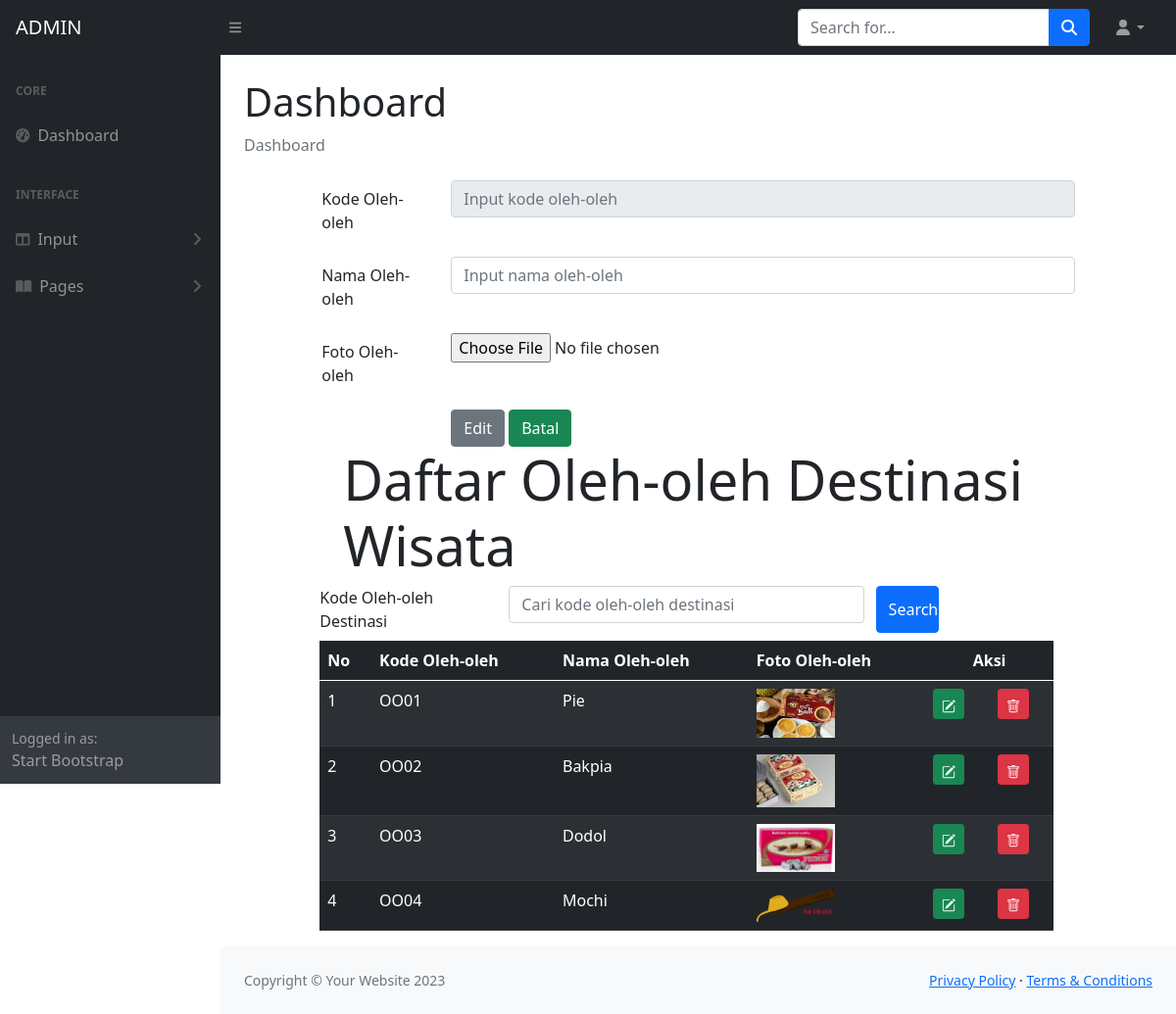
Page /WEBDEV2324-A/ADMIN/olehEDIT.php on the committed database.
### tables this page shows
CREATE TABLE `oleholeh` (
  `olehKODE` char(4) NOT NULL,
  `olehNAMA` char(255) NOT NULL,
  `olehFILE` char(255) NOT NULL
);

### WEBDEV2324-A/ADMIN/olehEDIT.php (the view, shortened to what this page needs)
<!DOCTYPE html>
<html>
<?php include "INCLUDE/head.php"?>
<body class="sb-nav-fixed">
    <?php include "INCLUDE/menunav.php"?>
    <div id="layoutSidenav">
        <?php include "INCLUDE/menu.php"?>
        <div id="layoutSidenav_content">
            <main>
                <div class="container-fluid px-4">
                    <h1 class="mt-4">Dashboard</h1>
                    <ol class="breadcrumb mb-4">
                        <li class="breadcrumb-item active">Dashboard</li>
                    </ol>
<?php
	include "include/config.php";
	$olehkode = $_GET['Edit'];
	$editoleh = mysqli_query($connection, "select * from oleholeh where olehKODE = '$olehkode'");
	$rowedit = mysqli_fetch_array($editoleh);
?>
<head>
	<link rel="stylesheet" type="text/css" href="css/bootstrap.min.css">
	<link rel="stylesheet" type="text/css" href="https://cdnjs.cloudflare.com/ajax/libs/select2/4.0.13/css/select2.min.css">
	<link rel="stylesheet" href="https://cdn.jsdelivr.net/npm/bootstrap-icons@1.10.2/font/bootstrap-icons.css">
</head>
<body>
<div class="row">
	<div class="col-sm-1"></div>
	<div class="col-sm-10">
		<form method="POST" enctype="multipart/form-data">
			<div class="mb-3 row">
    	<label for="kodeoleh" class="col-sm-2 col-form-label">Kode Oleh-oleh</label>
    	<div class="col-sm-10">
      		<input type="text" class="form-control" name="olehkode" id="kodeoleh" placeholder="Input kode oleh-oleh" maxlength="4" value="<?php echo $rowedit["olehKODE"]?>" readonly>
    	</div>
	</div>
	<div class="mb-3 row">
    	<label for="namaoleh" class="col-sm-2 col-form-label">Nama Oleh-oleh</label>
    	<div class="col-sm-10">
      		<input type="text" class="form-control" name="olehnama" id="namaoleh" placeholder="Input nama oleh-oleh" value="<?php echo $rowedit["olehNAMA"]?>">
    	</div>
  </div>
  <div class="mb-3 row">
			<label for="file" class="col-sm-2 col-form-label">Foto Oleh-oleh</label>
			<div class="col-sm-10">
				<input type="file" id="file" name="file">
			</div>
		</div>
	<div class="form-group row">
		<div class="col-sm-2"></div>
		<div class="col-sm-10">
			<input type="submit" class="btn btn-secondary" value="Edit" name="Ubah">
			<input type="reset" class="btn btn-success" value="Batal" name="Batal">
		</div>
	</div>
</form>
</div>
<div class="row">
	<div class="col-sm-1"></div>
	<div class="col-sm-10">
		<div class="jumbotron jumbotron-fluid">
			<div class="container">
				<h1 class="display-4">Daftar Oleh-oleh Destinasi Wisata</h1>
			</div>
		</div>
	<form method="POST">
		<div class="form-group row mb-2">
			<label for="search" class="col-sm-3">Kode Oleh-oleh Destinasi</label>
			<div class="col-sm-6">
				<input type="text" name="search" class="form-control" id="search" value="<?php if (isset($_POST['search'])) {echo $_POST["search"];} ?>" placeholder="Cari kode oleh-oleh destinasi">
			</div>
			<input type="submit" name="kirim" class="col-sm-1 btn btn-primary" value="Search">
		</div>
	</form>
<table class="table table-dark table-striped">
  <thead>
    <tr>
      <th>No</th>
				<th>Kode Oleh-oleh</th>
				<th>Nama Oleh-oleh</th>
				<th>Foto Oleh-oleh</th>
      <th colspan="2" style="text-align: center">Aksi</th>
    </tr>
  </thead>
  <tbody>
  <?php
  	if(isset ($_POST["kirim"]))
  	{
  		$search = $_POST["search"];
  		$query = mysqli_query($connection, "select oleholeh.*
  			from oleholeh
  			where olehKODE like '%".$search."%'");
  	} else
  		{
  			$query = mysqli_query($connection,"select oleholeh.* from oleholeh");
  		}
  	$nomor = 1;
  	while($row = mysqli_fetch_array($query))
  	{
  ?>
    <tr>
      <td><?php echo $nomor; ?></td>
      <td><?php echo $row['olehKODE']; ?></td>
      <td><?php echo $row['olehNAMA']; ?></td>
	  <td>
		  <?php if(is_file("images/".$row['olehFILE']))
		  { ?>
		  	  <img src="images/<?php echo $row['olehFILE']?>" width="80">
		  <?php } else
			  echo "<img src='images/noimage.png' width='80'>"
		  ?>
	  </td>
      <td>
						<a href="olehEDIT.php?Edit=<?php echo $row['olehKODE']?>" class="btn btn-success btn-sm" title="EDIT">
						</a>
					</td>
					<td>
						<a href="olehHAPUS.php?hapus=<?php echo $row['olehKODE']?>" class="btn btn-danger btn-sm" title="DELETE">
						</a>
					</td>
				</tr>
			<?php $nomor = $nomor + 1;?>
			<?php }	?>
		</tbody>
	</table>
	</div>
	<div class="col-sm-1"></div>
</div>
</body>
</div>
                </main>
                <?php include "INCLUDE/footer.php"?>
            </div>
        </div>
    </body>
</html>

### rows in the picture
oleholeh: olehKODE "OO01", olehNAMA "Pie", olehFILE (picture)
oleholeh: olehKODE "OO02", olehNAMA "Bakpia", olehFILE (picture)
oleholeh: olehKODE "OO03", olehNAMA "Dodol", olehFILE (picture)
oleholeh: olehKODE "OO04", olehNAMA "Mochi"
